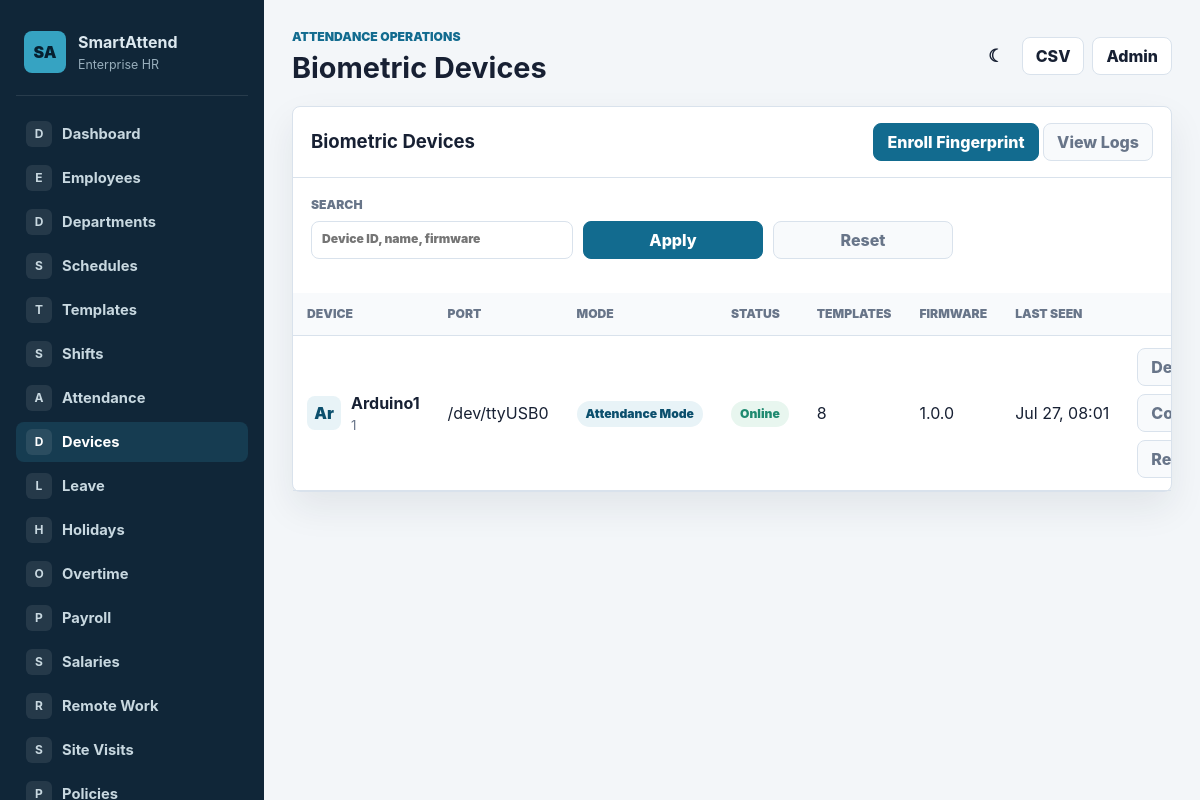
Page /devices/devices/ on the earlier database version.
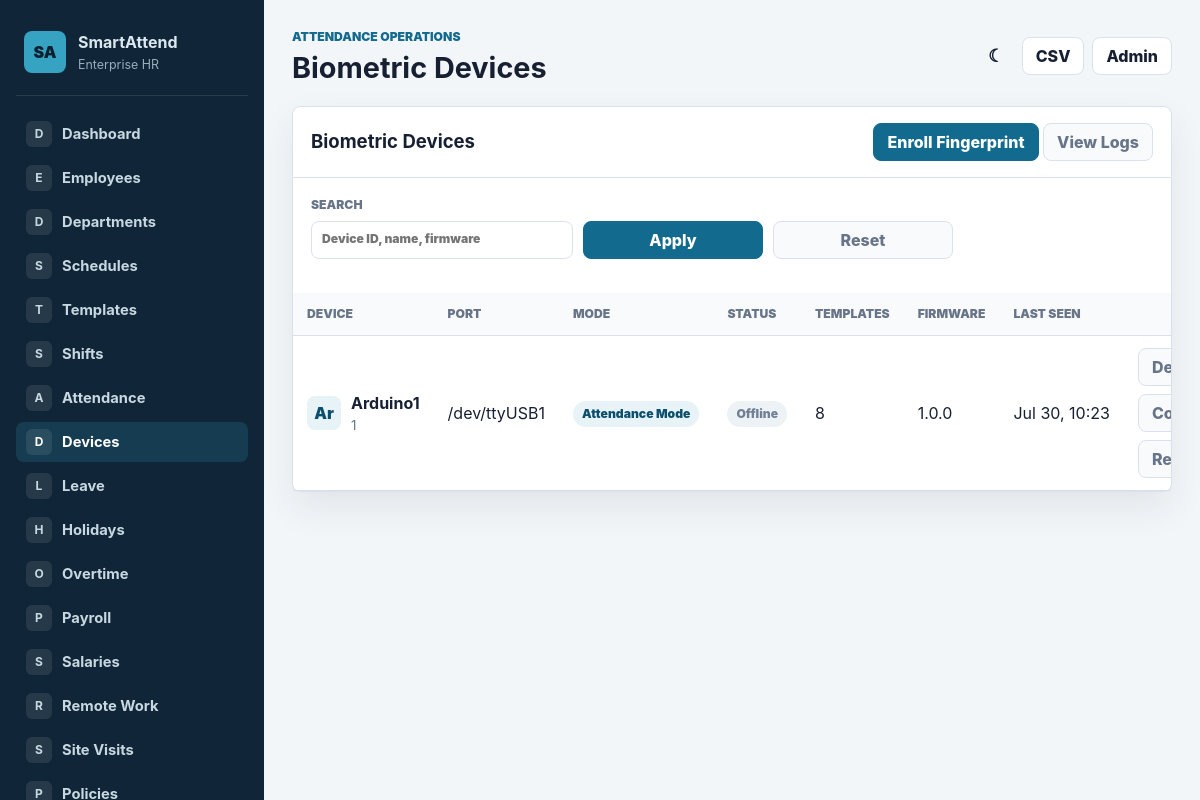
Same page on the later database version.
### attendance/models.py (models this page shows, shortened)
class BiometricDevice(models.Model):
    class Mode(models.TextChoices):
        ATTENDANCE = 'ATTENDANCE', 'Attendance Mode'
        ENROLLMENT = 'ENROLLMENT', 'Fingerprint Enrollment Mode'
        DELETION = 'DELETION', 'Fingerprint Deletion Mode'
        MAINTENANCE = 'MAINTENANCE', 'Maintenance Mode'
        OFFLINE = 'OFFLINE', 'Offline'
    class Status(models.TextChoices):
        ONLINE = 'ONLINE', 'Online'
        OFFLINE = 'OFFLINE', 'Offline'
        BUSY = 'BUSY', 'Busy'
        ERROR = 'ERROR', 'Error'
    class DeviceType(models.TextChoices):
        ENTRY_GATE = 'ENTRY_GATE', 'Entry Gate'
        EXIT_GATE = 'EXIT_GATE', 'Exit Gate'
        RECEPTION = 'RECEPTION', 'Reception'
        WAREHOUSE = 'WAREHOUSE', 'Warehouse'
        OFFICE = 'OFFICE', 'Office Entrance'
        FLOOR = 'FLOOR', 'Floor Access'
        LABORATORY = 'LABORATORY', 'Laboratory'
        SERVER_ROOM = 'SERVER_ROOM', 'Server Room'
        OTHER = 'OTHER', 'Other'
    device_id = models.CharField(max_length=80, unique=True)
    name = models.CharField(max_length=120)
    device_type = models.CharField(max_length=20, choices=DeviceType.choices, default=DeviceType.OFFICE)
    serial_port = models.CharField(max_length=120, default='/dev/ttyUSB0')
    baudrate = models.PositiveIntegerField(default=9600)
    ip_address = models.GenericIPAddressField(null=True, blank=True)
    mac_address = models.CharField(max_length=17, blank=True)
    office_location = models.ForeignKey(OfficeLocation, on_delete=models.SET_NULL, null=True, blank=True, related_name='devices')
    building_name = models.CharField(max_length=150, blank=True)
    floor_number = models.IntegerField(null=True, blank=True)
    assigned_branch = models.CharField(max_length=150, blank=True)
    mode = models.CharField(max_length=24, choices=Mode.choices, default=Mode.ATTENDANCE)
    status = models.CharField(max_length=20, choices=Status.choices, default=Status.OFFLINE)
    firmware_version = models.CharField(max_length=80, blank=True)
    template_count = models.PositiveIntegerField(default=0)
    last_seen_at = models.DateTimeField(null=True, blank=True)
    last_error = models.TextField(blank=True)
    health_check_interval = models.PositiveIntegerField(default=60)
    last_health_check = models.DateTimeField(null=True, blank=True)
    is_active = models.BooleanField(default=True)
    created_at = models.DateTimeField(auto_now_add=True)
    updated_at = models.DateTimeField(auto_now=True)
    class Meta:
        ordering = ['name']
        verbose_name = 'Biometric Device'
        verbose_name_plural = 'Biometric Devices'

### device_manager/views.py (the view)
# urls.py: path('devices/', views.DeviceListView.as_view(), name='device_list'),
class DeviceListView(EnterpriseListMixin):
    model = BiometricDevice
    template_name = 'device_manager/device_list.html'
    page_title = 'Biometric Devices'
    active_nav = 'devices'
    search_fields = ['device_id', 'name', 'firmware_version']
    default_ordering = 'name'
    paginate_by = 15
    export_filename = 'devices'
    export_fields = [
        ('device_id', 'Device ID'),
        ('name', 'Name'),
        ('serial_port', 'Port'),
        ('mode', 'Mode'),
        ('status', 'Status'),
        ('template_count', 'Templates'),
        ('firmware_version', 'Firmware'),
        ('last_seen_at', 'Last Seen'),
    ]

### attendance/views.py (called while the page is built)
    def get_queryset(self):
        queryset = super().get_queryset()
        query = self.request.GET.get('q', '').strip()
        if query and self.search_fields:
            condition = Q()
            for field in self.search_fields:
                condition |= Q(**{f'{field}__icontains': query})
            queryset = queryset.filter(condition)
        return queryset.order_by(self.get_ordering())

    def get_ordering(self):
        ordering = self.request.GET.get('sort') or self.default_ordering
        allowed = {field.lstrip('-') for field in self.get_sort_fields()}
        return ordering if ordering.lstrip('-') in allowed else self.default_ordering

    def get_sort_fields(self):
        fields = []
        for field, _label in self.export_fields:
            fields.append(field.split('__')[0])
        return fields + ['id', 'date', 'created_at', 'timestamp', 'name']

    def render_to_response(self, context, **response_kwargs):
        export_format = self.request.GET.get('export')
        if export_format:
            return self.export_response(export_format)
        return super().render_to_response(context, **response_kwargs)

### device_manager/templates/device_manager/device_list.html (shortened to what this page needs)
{% extends "attendance/base.html" %}
{% block content %}
<div class="panel">
    <div class="panel-header">
        <h2>Biometric Devices</h2>
        <div>
            <a class="button primary" href="{% url 'enrollment_panel' %}">Enroll Fingerprint</a>
            <a class="button subtle" href="{% url 'device_logs' %}">View Logs</a>
        </div>
    </div>
    <div class="panel-body">
        <form class="filter-bar" method="get">
            <label>Search<input name="q" value="{{ request.GET.q }}" placeholder="Device ID, name, firmware"></label>
            <button class="button primary" type="submit">Apply</button>
            <a class="button subtle" href="{% url 'device_list' %}">Reset</a>
        </form>
    </div>
    <div class="table-wrap">
        <table>
            <thead>
                <tr>
                    <th>Device</th>
                    <th>Port</th>
                    <th>Mode</th>
                    <th>Status</th>
                    <th>Templates</th>
                    <th>Firmware</th>
                    <th>Last Seen</th>
                    <th></th>
                </tr>
            </thead>
            <tbody>
            {% for device in object_list %}
                <tr>
                    <td>
                        <div class="person-cell">
                            <span class="avatar">{{ device.name|slice:":2" }}</span>
                            <div>
                                <strong>{{ device.name }}</strong>
                                <div class="muted small">{{ device.device_id }}</div>
                            </div>
                        </div>
                    </td>
                    <td>{{ device.serial_port }}</td>
                    <td><span class="badge">{{ device.get_mode_display }}</span></td>
                    <td>
                        <span class="badge {% if device.status == 'ONLINE' %}success{% elif device.status == 'ERROR' %}danger{% elif device.status == 'BUSY' %}warning{% else %}muted{% endif %}">
                            {{ device.get_status_display }}
                        </span>
                    </td>
                    <td>{{ device.template_count }}</td>
                    <td>{{ device.firmware_version|default:"—" }}</td>
                    <td>{{ device.last_seen_at|date:"M d, H:i"|default:"Never" }}</td>
                    <td class="row-actions">
                        <a class="button subtle" href="{% url 'device_detail' device.pk %}">Detail</a>
                        <button class="button subtle" onclick="connectDevice({{ device.pk }})">Connect</button>
                        <button class="button subtle" onclick="restartDevice({{ device.pk }})">Restart</button>
                    </td>
                </tr>
            {% empty %}
                <tr><td colspan="8" class="empty">No devices registered. Add a BiometricDevice in Django admin.</td></tr>
            {% endfor %}
            </tbody>
        </table>
    </div>
</div>
{% endblock %}

Differences in the rows shown:
changed BiometricDevice "Ar": serial_port "/dev/ttyUSB0" → "/dev/ttyUSB1"; status "Online" → "Offline"; last_seen_at "Jul 27, 08:01" → "Jul 30, 10:23"
